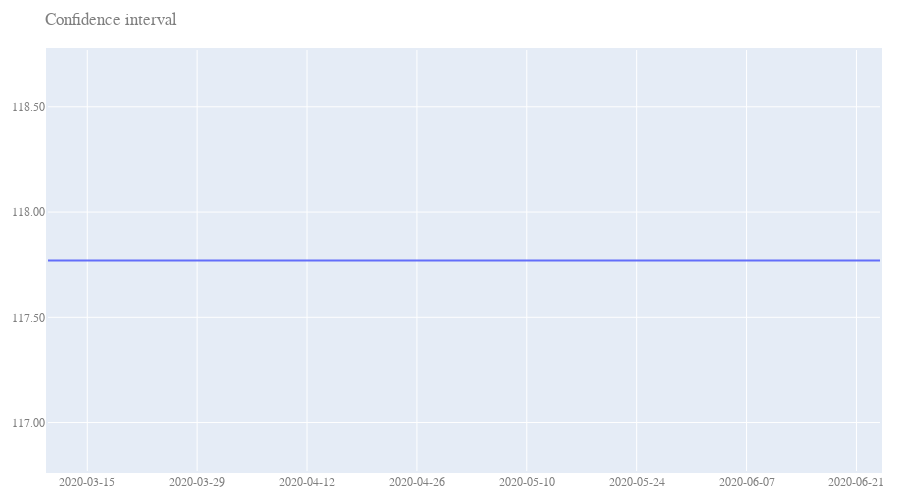

The notebook cell this image was saved under:
### Code cell
CI = (pred_ci.iloc[:, 0] - pred_ci.iloc[::, 1]).abs()

fig = go.Figure()

fig.add_trace(
    go.Scatter(
            x=CI.index,
            y=CI,
            name = f"CI",
            mode='lines'
        ))
fig.update_layout(
    title=f"Confidence interval",
    xaxis_title="x Axis Title",
    yaxis_title="y Axis Title",
    width=900,
    height=500,
    margin=dict(
        l=20,
        r=20,
        b=20,
        t=50,
        pad=2
    ),
    font=dict(
        family="Courier New, monospace",
        size=12,
        color="#7f7f7f"
    ),
    xaxis=plotly.graph_objects.layout.XAxis(
        tickformat='%Y-%m-%d'
    ),
    yaxis=plotly.graph_objects.layout.YAxis(
        tickformat='.2f'
    )
)
fig.show()
# print(CI.describe())
